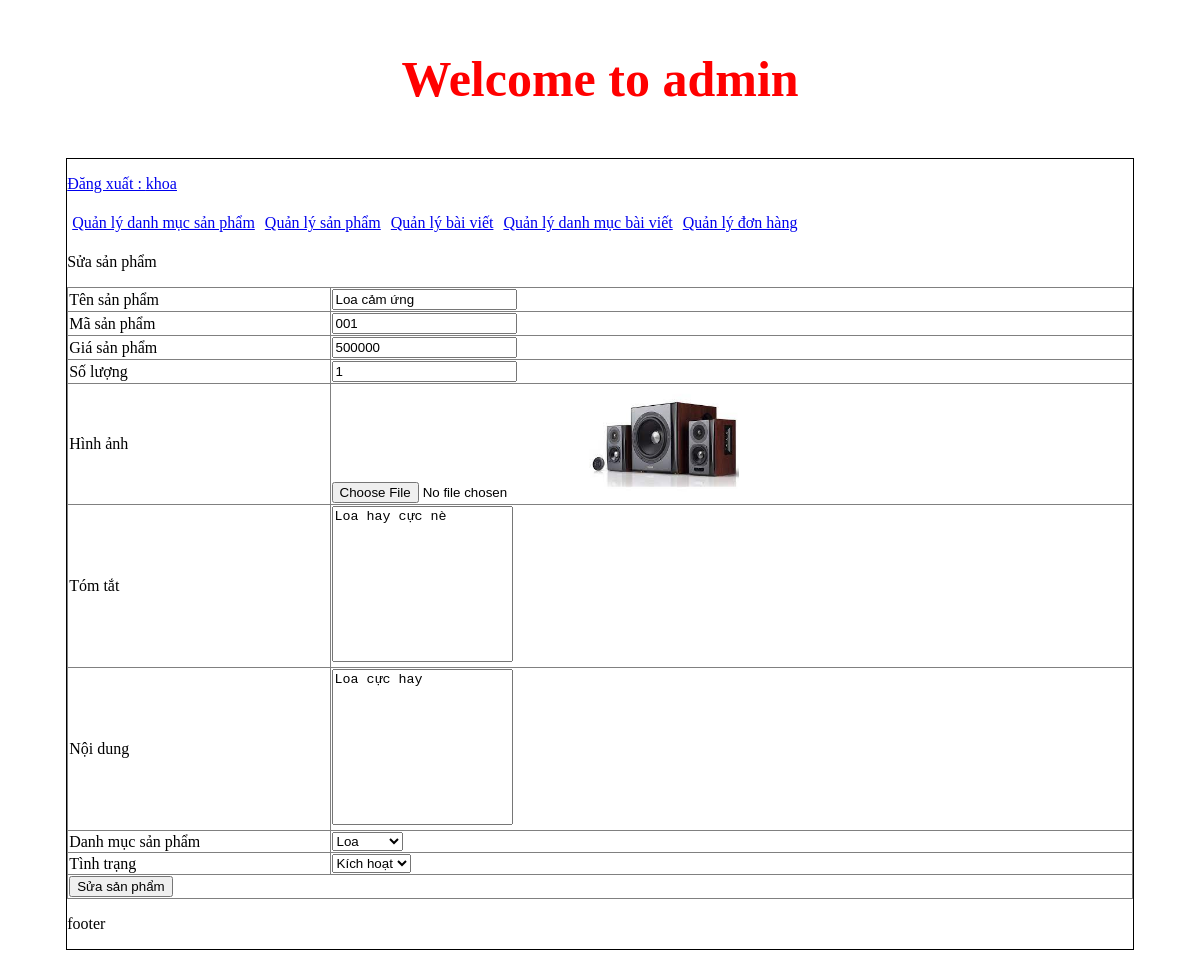
The app's page /php/admin/index.php?action=quanlysp&query=sua&idsanpham=5 (signed in) with its own data.
### tables this page shows
CREATE TABLE `tbl_sanpham` (
  `id_sanpham` int(11) NOT NULL,
  `tensanpham` varchar(250) NOT NULL,
  `masp` varchar(100) NOT NULL,
  `giasp` varchar(50) NOT NULL,
  `soluong` int(11) NOT NULL,
  `hinhanh` varchar(50) NOT NULL,
  `tomtat` text NOT NULL,
  `noidung` text NOT NULL,
  `tinhtrang` int(11) NOT NULL,
  `id_danhmuc` int(11) NOT NULL
);

### php/admin/modules/quanlysp/sua.php (the view, shortened to what this page needs)
<?php
    $sql_sua_sp = "SELECT * FROM tbl_sanpham WHERE id_sanpham = '$_GET[idsanpham]' LIMIT 1";
    $query_sua_sp = mysqli_query($mysqli,$sql_sua_sp);
?>
<p>Sửa sản phẩm</p>
<table border="1" width="100%" style="border-collapse: collapse;">
<?php
while($row = mysqli_fetch_array($query_sua_sp)){
?>
<form method= "POST" action="modules/quanlysp/xuly.php?idsanpham=<?php echo $row['id_sanpham']?>" enctype="multipart/form-data">
    <tr>
        <td>Tên sản phẩm</td>
        <td><input type="text" value="<?php echo $row['tensanpham'] ?>" name="tensanpham"></td>
    </tr>
    <tr>
        <td>Mã sản phẩm</td>
        <td><input type="text" value="<?php echo $row['masp'] ?>" name="masp"></td>
    </tr>
    <tr>
        <td>Giá sản phẩm</td>
        <td><input type="text" value="<?php echo $row['giasp'] ?>" name="giasp"></td>
    </tr>
    <tr>
        <td>Số lượng</td>
        <td><input type="text" value="<?php echo $row['soluong'] ?>" name="soluong"></td>
    </tr>
    <tr>
        <td>Hình ảnh</td>
        <td>
            <input type="file"  name="hinhanh">
            <img src="modules/quanlysp/uploads/<?php echo $row['hinhanh']?>"width="150px">
        </td>
    </tr>
    <tr>
        <td>Tóm tắt</td>
        <td><textarea rows="10" name="tomtat" style="resize: none"><?php echo $row['tomtat'] ?></textarea></td>
    </tr>
    <tr>
        <td>Nội dung</td>
        <td><textarea rows="10" name="noidung" style="resize: none"><?php echo $row['noidung'] ?></textarea></td>
    </tr>
    <tr>
        <td>Danh mục sản phẩm</td>
        <td>
            <select name="danhmuc">
                <?php
                    $sql_danhmuc= "SELECT * FROM tbl_danhmuc ORDER BY id_danhmuc DESC";
                    $query_danhmuc = mysqli_query($mysqli,$sql_danhmuc);
                    while($row_danhmuc = mysqli_fetch_array($query_danhmuc)){
                        if($row_danhmuc['id_danhmuc']==$row['id_danhmuc']){
                ?>
                <option selected value="<?php echo $row_danhmuc['id_danhmuc'] ?>"><?php echo $row_danhmuc['tendanhmuc'] ?></option>
                <?php
                }else{
                ?>
                <option value="<?php echo $row_danhmuc['id_danhmuc'] ?>"><?php echo $row_danhmuc['tendanhmuc'] ?></option>
                <?php
                    }
                }
                ?>
            </select>
        </td>
    </tr>
    <tr>
        <td>Tình trạng</td>
        <td>
            <select name="tinhtrang">
                <?php
                if($row['tinhtrang']==1){
                ?>
                <option value="1" selected>Kích hoạt</option>
                <?php
                }else{
                ?>
                <option value="1" >Kích hoạt</option>
                <option value="0" selected>Ẩn</option>
                <?php
                }
                ?>
            </select>
        </td>
    </tr>
    <tr>
        <td colspan="2"><input type="submit" name="suasanpham" value="Sửa sản phẩm"></td>
  </tr>
</form>
<?php
}
?>
</table>

### records on screen
tbl_sanpham: tensanpham "Loa cảm ứng", masp "001", giasp "500000", soluong "1", hinhanh (picture), tomtat "Loa hay cực nè", noidung "Loa cực hay", tinhtrang "Kích hoạt"

### other values on screen
$_SESSION['dangnhap'] "khoa"
form field danhmuc "Loa"
